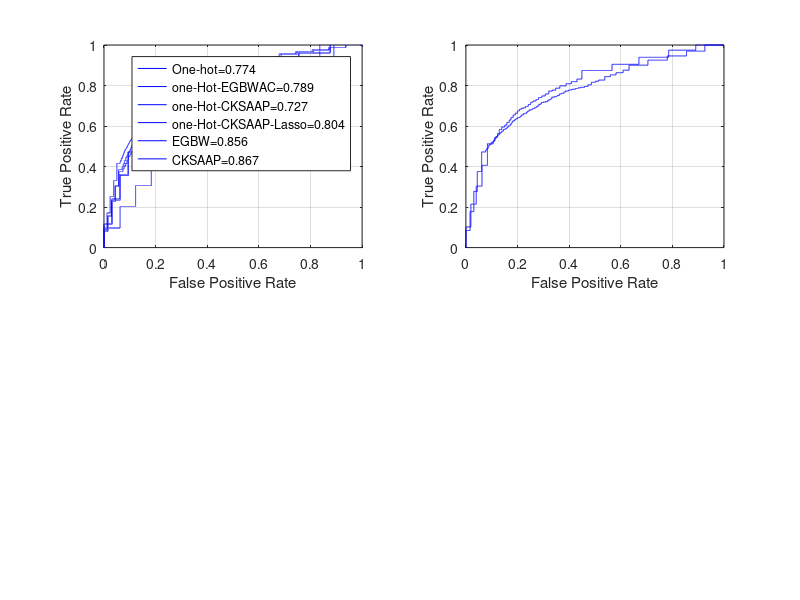

Write MATLAB code to recreate this figure. (Note: this script raises an error after producing the figure.)
clear all
clc
load One_Hot_Ser_sites_label_TEST_ELEM;
load One_Hot_Ser_site_Scores_ELEM;
% %%%%%%%%%%%%%%%%%%%%%%%%%;
%%%%%%%%%%%%%%%%%%%%%%%%%%%%%%%
% clearvars -except dec_values_PsePSSM dec_values_psmmacjackknife dec_values_nmbacjackknife dec_values_pssm_ac_psepsmm allfeature_dec_values dec_values 
label=One_Hot_Ser_sites_label_TEST_ELEM;
%%%%%%%%%%%%%%%%%%%%%%%%%%%%%%%%%%%%%%%%%%%%%%
label_y=label';
label_y(label_y~=1)=-1;          
[a,ind] = sort(One_Hot_Ser_site_Scores_ELEM,'descend');     
roc_y = label_y(ind)';
stack_x = cumsum(roc_y == -1)/sum(roc_y == -1);
stack_y = cumsum(roc_y == 1)/sum(roc_y == 1);
AUC_1 = sum((stack_x(2:length(roc_y),1)-stack_x(1:length(roc_y)-1,1)).*stack_y(2:length(roc_y),1));
subplot(2,2,1)
plot(stack_x,stack_y,' -b');
xlabel('False Positive Rate');
ylabel('True Positive Rate');
% title(['ROC curve of (AUC = ' num2str(AUC_1) ' )']);
grid on
hold on
% %%%%%%%%%%%%%%%%%%%%%%%%%%%%%%%%%%%
load one_hot_EBWG_Ser_sites_label_TEST_ELEM;
load one_hot_EBWG_Ser_site_Scores_ELEM;
% %%%%%%%%%%%%%%%%%%%%%%%%%;
label=one_hot_EBWG_Ser_sites_label_TEST_ELEM;
%%%%%%%%%%%%%%%%%%%%%%%%%%%%%%%%%%%%%%%%%%%%%%
label_y=label';
label_y(label_y~=1)=-1;          
[a,ind] = sort(one_hot_EBWG_Ser_site_Scores_ELEM,'descend');     
roc_y = label_y(ind)';
stack_x = cumsum(roc_y == -1)/sum(roc_y == -1);
stack_y = cumsum(roc_y == 1)/sum(roc_y == 1);
AUC_1 = sum((stack_x(2:length(roc_y),1)-stack_x(1:length(roc_y)-1,1)).*stack_y(2:length(roc_y),1));
subplot(2,2,1)
plot(stack_x,stack_y,' -b');
xlabel('False Positive Rate');
ylabel('True Positive Rate');
% title(['ROC curve of (AUC = ' num2str(AUC_1) ' )']);
grid on
hold on
% %%%%%%%%%%%%%%%%%%%%%%%%%%%%%%%%%%%%%
load one_hot_CKSAAP_Ser_sites_label_TEST_ELEM;
load one_hot_CKSAAP_Ser_site_Scores_ELEM;
% %%%%%%%%%%%%%%%%%%%%%%%%%;
label=one_hot_CKSAAP_Ser_sites_label_TEST_ELEM;
%%%%%%%%%%%%%%%%%%%%%%%%%%%%%%%%%%%%%%%%%%%%%%
label_y=label';
label_y(label_y~=1)=-1;          
[a,ind] = sort(one_hot_CKSAAP_Ser_site_Scores_ELEM,'descend');     
roc_y = label_y(ind)';
stack_x = cumsum(roc_y == -1)/sum(roc_y == -1);
stack_y = cumsum(roc_y == 1)/sum(roc_y == 1);
AUC_1 = sum((stack_x(2:length(roc_y),1)-stack_x(1:length(roc_y)-1,1)).*stack_y(2:length(roc_y),1));
subplot(2,2,1)
plot(stack_x,stack_y,' -b');
xlabel('False Positive Rate');
ylabel('True Positive Rate');
% title(['ROC curve of (AUC = ' num2str(AUC_1) ' )']);
grid on
hold on
% %%%%%%%%%%%%%%%%%%%%%%%%%%%%%%%%%%%%%%%%%
load one_hot_CKSAAP_lasso_Ser_sites_label_TEST_ELEM_2;
load one_hot_CKSAAP_lasso_Ser_site_Scores_ELEM_2;
% %%%%%%%%%%%%%%%%%%%%%%%%%;
label=one_hot_CKSAAP_lasso_Ser_sites_label_TEST_ELEM_2;
%%%%%%%%%%%%%%%%%%%%%%%%%%%%%%%%%%%%%%%%%%%%%%
label_y=label';
label_y(label_y~=1)=-1;          
[a,ind] = sort(one_hot_CKSAAP_lasso_Ser_site_Scores_ELEM_2,'descend');     
roc_y = label_y(ind)';
stack_x = cumsum(roc_y == -1)/sum(roc_y == -1);
stack_y = cumsum(roc_y == 1)/sum(roc_y == 1);
AUC_1 = sum((stack_x(2:length(roc_y),1)-stack_x(1:length(roc_y)-1,1)).*stack_y(2:length(roc_y),1));
subplot(2,2,1)
plot(stack_x,stack_y,' -b');
xlabel('False Positive Rate');
ylabel('True Positive Rate');
% title(['ROC curve of (AUC = ' num2str(AUC_1) ' )']);
grid on
% %%%%%%%%%%%%%%%%%%%%%%%%%%%%%%%%%%%%%%%%%
load EBWG_Ser_sites_label_TEST_ELEM;
load EBWG_Ser_site_Scores_ELEM;
% %%%%%%%%%%%%%%%%%%%%%%%%%;
label=EBWG_Ser_sites_label_TEST_ELEM;
%%%%%%%%%%%%%%%%%%%%%%%%%%%%%%%%%%%%%%%%%%%%%%
label_y=label';
label_y(label_y~=1)=-1;          
[a,ind] = sort(EBWG_Ser_site_Scores_ELEM,'descend');     
roc_y = label_y(ind)';
stack_x = cumsum(roc_y == -1)/sum(roc_y == -1);
stack_y = cumsum(roc_y == 1)/sum(roc_y == 1);
AUC_1 = sum((stack_x(2:length(roc_y),1)-stack_x(1:length(roc_y)-1,1)).*stack_y(2:length(roc_y),1));
subplot(2,2,1)
plot(stack_x,stack_y,' -b');
xlabel('False Positive Rate');
ylabel('True Positive Rate');
% title(['ROC curve of (AUC = ' num2str(AUC_1) ' )']);
grid on
% %%%%%%%%%%%%%%%%%%%%%%%%%%%%%%%%%%%%%%%%%
load CKSAAP_Ser_sites_label_TEST_ELEM;
load CKSAAP_Ser_site_Scores_ELEM;
% %%%%%%%%%%%%%%%%%%%%%%%%%;
label=CKSAAP_Ser_sites_label_TEST_ELEM;
%%%%%%%%%%%%%%%%%%%%%%%%%%%%%%%%%%%%%%%%%%%%%%
label_y=label';
label_y(label_y~=1)=-1;          
[a,ind] = sort(CKSAAP_Ser_site_Scores_ELEM,'descend');     
roc_y = label_y(ind)';
stack_x = cumsum(roc_y == -1)/sum(roc_y == -1);
stack_y = cumsum(roc_y == 1)/sum(roc_y == 1);
AUC_1 = sum((stack_x(2:length(roc_y),1)-stack_x(1:length(roc_y)-1,1)).*stack_y(2:length(roc_y),1));
subplot(2,2,1)
plot(stack_x,stack_y,' -b');
xlabel('False Positive Rate');
ylabel('True Positive Rate');
% title(['ROC curve of (AUC = ' num2str(AUC_1) ' )']);
grid on
% %%%%%%%%%%%%%%%%%%%%%%%%%%%%%%%%%%%%%%%%%
hold on
legend('One-hot=0.774','one-Hot-EGBWAC=0.789','one-Hot-CKSAAP=0.727','one-Hot-CKSAAP-Lasso=0.804','EGBW=0.856','CKSAAP=0.867');
%%%%%%%%%%%%%%%%%%%%%%%%%%%%%%%%%%%%%%%%%%%%%%%%%%%%%%%
clear all
clc
load One_hot_T_site_label_TEST_KELM_2;
load One_hot_T_site_Scores_KELM_2;
% %%%%%%%%%%%%%%%%%%%%%%%%%;
%%%%%%%%%%%%%%%%%%%%%%%%%%%%%%%
% clearvars -except dec_values_PsePSSM dec_values_psmmacjackknife dec_values_nmbacjackknife dec_values_pssm_ac_psepsmm allfeature_dec_values dec_values 
label=One_hot_T_site_label_TEST_KELM_2;
%%%%%%%%%%%%%%%%%%%%%%%%%%%%%%%%%%%%%%%%%%%%%%
label_y=label';
label_y(label_y~=1)=-1;          
[a,ind] = sort(One_hot_T_site_Scores_KELM_2,'descend');     
roc_y = label_y(ind)';
stack_x = cumsum(roc_y == -1)/sum(roc_y == -1);
stack_y = cumsum(roc_y == 1)/sum(roc_y == 1);
AUC_1 = sum((stack_x(2:length(roc_y),1)-stack_x(1:length(roc_y)-1,1)).*stack_y(2:length(roc_y),1));
subplot(2,2,2)
plot(stack_x,stack_y,' -b');
xlabel('False Positive Rate');
ylabel('True Positive Rate');
% title(['ROC curve of (AUC = ' num2str(AUC_1) ' )']);
grid on
hold on
% %%%%%%%%%%%%%%%%%%%%%%%%%%%%%%%%%%%
load CKSAAP_Thr_Y_site_label_TEST_KELM_2;
load CKSAAP_Thr_Y_site_Scores_KELEM_2;
% %%%%%%%%%%%%%%%%%%%%%%%%%;
label=CKSAAP_Thr_Y_site_label_TEST_KELM_2;
%%%%%%%%%%%%%%%%%%%%%%%%%%%%%%%%%%%%%%%%%%%%%%
label_y=label';
label_y(label_y~=1)=-1;          
[a,ind] = sort(CKSAAP_Thr_Y_site_Scores_KELEM_2,'descend');     
roc_y = label_y(ind)';
stack_x = cumsum(roc_y == -1)/sum(roc_y == -1);
stack_y = cumsum(roc_y == 1)/sum(roc_y == 1);
AUC_1 = sum((stack_x(2:length(roc_y),1)-stack_x(1:length(roc_y)-1,1)).*stack_y(2:length(roc_y),1));
subplot(2,2,2)
plot(stack_x,stack_y,' -b');
xlabel('False Positive Rate');
ylabel('True Positive Rate');
% title(['ROC curve of (AUC = ' num2str(AUC_1) ' )']);
grid on
hold on
% %%%%%%%%%%%%%%%%%%%%%%%%%%%%%%%%%%%%%
load EBGW_Thr_Y_site_label_TEST_KELM;
load EBGW_Thr_Score_ELEM;
% %%%%%%%%%%%%%%%%%%%%%%%%%;
label=EBGW_Thr_Y_site_label_TEST_KELM;
%%%%%%%%%%%%%%%%%%%%%%%%%%%%%%%%%%%%%%%%%%%%%%
label_y=label';
label_y(label_y~=1)=-1;          
[a,ind] = sort(EBGW_Thr_Score_ELEM,'descend');     
roc_y = label_y(ind)';
stack_x = cumsum(roc_y == -1)/sum(roc_y == -1);
stack_y = cumsum(roc_y == 1)/sum(roc_y == 1);
AUC_1 = sum((stack_x(2:length(roc_y),1)-stack_x(1:length(roc_y)-1,1)).*stack_y(2:length(roc_y),1));
subplot(2,2,2)
plot(stack_x,stack_y,' -b');
xlabel('False Positive Rate');
ylabel('True Positive Rate');
% title(['ROC curve of (AUC = ' num2str(AUC_1) ' )']);
grid on
hold on
% %%%%%%%%%%%%%%%%%%%%%%%%%%%%%%%%%%%%%%%%%
load One_hot_CKSAAP_Thr_Y_label_TEST_KELM_2;
load One_hot_CKSAAP_Thr_Y_site_Scores_KELEM_2;
% %%%%%%%%%%%%%%%%%%%%%%%%%;
label=One_hot_CKSAAP_Thr_Y_label_TEST_KELM_2;
%%%%%%%%%%%%%%%%%%%%%%%%%%%%%%%%%%%%%%%%%%%%%%
label_y=label';
label_y(label_y~=1)=-1;          
[a,ind] = sort(One_hot_CKSAAP_Thr_Y_site_Scores_KELEM_2,'descend');     
roc_y = label_y(ind)';
stack_x = cumsum(roc_y == -1)/sum(roc_y == -1);
stack_y = cumsum(roc_y == 1)/sum(roc_y == 1);
AUC_1 = sum((stack_x(2:length(roc_y),1)-stack_x(1:length(roc_y)-1,1)).*stack_y(2:length(roc_y),1));
subplot(2,2,2)
plot(stack_x,stack_y,' -b');
xlabel('False Positive Rate');
ylabel('True Positive Rate');
% title(['ROC curve of (AUC = ' num2str(AUC_1) ' )']);
grid on
% %%%%%%%%%%%%%%%%%%%%%%%%%%%%%%%%%%%%%%%%%
load One_hot_EBGW_Thr_Y_label_TEST_KELM_2;
load One_hot_EBGW_Thr_Y_site_Scores_KELEM_2;
% %%%%%%%%%%%%%%%%%%%%%%%%%;
label=One_hot_EBGW_Thr_Y_label_TEST_KELM_2;
%%%%%%%%%%%%%%%%%%%%%%%%%%%%%%%%%%%%%%%%%%%%%%
label_y=label';
label_y(label_y~=1)=-1;          
[a,ind] = sort(One_hot_EBGW_Thr_Y_site_Scores_KELEM_2,'descend');     
roc_y = label_y(ind)';
stack_x = cumsum(roc_y == -1)/sum(roc_y == -1);
stack_y = cumsum(roc_y == 1)/sum(roc_y == 1);
AUC_1 = sum((stack_x(2:length(roc_y),1)-stack_x(1:length(roc_y)-1,1)).*stack_y(2:length(roc_y),1));
subplot(2,2,2)
plot(stack_x,stack_y,' -b');
xlabel('False Positive Rate');
ylabel('True Positive Rate');
% title(['ROC curve of (AUC = ' num2str(AUC_1) ' )']);
grid on
% %%%%%%%%%%%%%%%%%%%%%%%%%%%%%%%%%%%%%%%%%
load One_hot_CKSAAP_lasso_Thr_Y_label_TEST_KELM_3;
load One_hot_CKSAAP_lasso_Thr_Y_site_Scores_KELEM_3;
% %%%%%%%%%%%%%%%%%%%%%%%%%;
label=One_hot_CKSAAP_lasso_Thr_Y_label_TEST_KELM_3;
%%%%%%%%%%%%%%%%%%%%%%%%%%%%%%%%%%%%%%%%%%%%%%
label_y=label';
label_y(label_y~=1)=-1;          
[a,ind] = sort(One_hot_CKSAAP_lasso_Thr_Y_site_Scores_KELEM_3,'descend');     
roc_y = label_y(ind)';
stack_x = cumsum(roc_y == -1)/sum(roc_y == -1);
stack_y = cumsum(roc_y == 1)/sum(roc_y == 1);
AUC_1 = sum((stack_x(2:length(roc_y),1)-stack_x(1:length(roc_y)-1,1)).*stack_y(2:length(roc_y),1));
subplot(2,2,2)
plot(stack_x,stack_y,' -b');
xlabel('False Positive Rate');
ylabel('True Positive Rate');
% title(['ROC curve of (AUC = ' num2str(AUC_1) ' )']);
grid on
% %%%%%%%%%%%%%%%%%%%%%%%%%%%%%%%%%%%%%%%%%
hold on
legend('One-hot=0.774','EGBWAC=0.789','CKSAAP=0.727','one-Hot-CKSAAP=0.804','one-Hot-EGBW=0.856','one-Hot-CKSAAP-Lasso=0.867');
clear all
clc
load One_hot_Y_site_label_TEST_KELM;
load One_hot_Y_site_Scores_KELM;
% %%%%%%%%%%%%%%%%%%%%%%%%%;
%%%%%%%%%%%%%%%%%%%%%%%%%%%%%%%
% clearvars -except dec_values_PsePSSM dec_values_psmmacjackknife dec_values_nmbacjackknife dec_values_pssm_ac_psepsmm allfeature_dec_values dec_values 
label=One_hot_Y_site_label_TEST_KELM;
%%%%%%%%%%%%%%%%%%%%%%%%%%%%%%%%%%%%%%%%%%%%%%
label_y=label';
label_y(label_y~=1)=-1;          
[a,ind] = sort(One_hot_Y_site_Scores_KELM,'descend');     
roc_y = label_y(ind)';
stack_x = cumsum(roc_y == -1)/sum(roc_y == -1);
stack_y = cumsum(roc_y == 1)/sum(roc_y == 1);
AUC_1 = sum((stack_x(2:length(roc_y),1)-stack_x(1:length(roc_y)-1,1)).*stack_y(2:length(roc_y),1));
subplot(2,2,3)
plot(stack_x,stack_y,' -b');
xlabel('False Positive Rate');
ylabel('True Positive Rate');
% title(['ROC curve of (AUC = ' num2str(AUC_1) ' )']);
grid on
hold on
% %%%%%%%%%%%%%%%%%%%%%%%%%%%%%%%%%%%
load CKSAAP_Y_site_label_TEST_KELM;
load CKSAAP_Y_site_Scores_KELM;
% %%%%%%%%%%%%%%%%%%%%%%%%%;
label=CKSAAP_Y_site_label_TEST_KELM;
%%%%%%%%%%%%%%%%%%%%%%%%%%%%%%%%%%%%%%%%%%%%%%
label_y=label';
label_y(label_y~=1)=-1;          
[a,ind] = sort(CKSAAP_Y_site_Scores_KELM,'descend');     
roc_y = label_y(ind)';
stack_x = cumsum(roc_y == -1)/sum(roc_y == -1);
stack_y = cumsum(roc_y == 1)/sum(roc_y == 1);
AUC_1 = sum((stack_x(2:length(roc_y),1)-stack_x(1:length(roc_y)-1,1)).*stack_y(2:length(roc_y),1));
subplot(2,2,3)
plot(stack_x,stack_y,' -b');
xlabel('False Positive Rate');
ylabel('True Positive Rate');
% title(['ROC curve of (AUC = ' num2str(AUC_1) ' )']);
grid on
hold on
% %%%%%%%%%%%%%%%%%%%%%%%%%%%%%%%%%%%%%
load EBGW_Y_site_label_TEST_KELM;
load EBGW_Y_site_Scores_KELM;
% %%%%%%%%%%%%%%%%%%%%%%%%%;
label=EBGW_Y_site_label_TEST_KELM;
%%%%%%%%%%%%%%%%%%%%%%%%%%%%%%%%%%%%%%%%%%%%%%
label_y=label';
label_y(label_y~=1)=-1;          
[a,ind] = sort(EBGW_Y_site_Scores_KELM,'descend');     
roc_y = label_y(ind)';
stack_x = cumsum(roc_y == -1)/sum(roc_y == -1);
stack_y = cumsum(roc_y == 1)/sum(roc_y == 1);
AUC_1 = sum((stack_x(2:length(roc_y),1)-stack_x(1:length(roc_y)-1,1)).*stack_y(2:length(roc_y),1));
subplot(2,2,3)
plot(stack_x,stack_y,' -b');
xlabel('False Positive Rate');
ylabel('True Positive Rate');
% title(['ROC curve of (AUC = ' num2str(AUC_1) ' )']);
grid on
hold on
% %%%%%%%%%%%%%%%%%%%%%%%%%%%%%%%%%%%%%%%%%
load one_hot_CKSAAP_Y_site_label_TEST_KELM;
load one_hot_CKSAAP_Y_site_Scores_KELM;
% %%%%%%%%%%%%%%%%%%%%%%%%%;
label=one_hot_CKSAAP_Y_site_label_TEST_KELM;
%%%%%%%%%%%%%%%%%%%%%%%%%%%%%%%%%%%%%%%%%%%%%%
label_y=label';
label_y(label_y~=1)=-1;          
[a,ind] = sort(one_hot_CKSAAP_Y_site_Scores_KELM,'descend');     
roc_y = label_y(ind)';
stack_x = cumsum(roc_y == -1)/sum(roc_y == -1);
stack_y = cumsum(roc_y == 1)/sum(roc_y == 1);
AUC_1 = sum((stack_x(2:length(roc_y),1)-stack_x(1:length(roc_y)-1,1)).*stack_y(2:length(roc_y),1));
subplot(2,2,3)
plot(stack_x,stack_y,' -b');
xlabel('False Positive Rate');
ylabel('True Positive Rate');
% title(['ROC curve of (AUC = ' num2str(AUC_1) ' )']);
grid on
% %%%%%%%%%%%%%%%%%%%%%%%%%%%%%%%%%%%%%%%%%
load one_hot_EGBW_Y_site_label_TEST_KELM;
load one_hot_EGBW_Y_site_Scores_KELM;
% %%%%%%%%%%%%%%%%%%%%%%%%%;
label=one_hot_EGBW_Y_site_label_TEST_KELM;
%%%%%%%%%%%%%%%%%%%%%%%%%%%%%%%%%%%%%%%%%%%%%%
label_y=label';
label_y(label_y~=1)=-1;          
[a,ind] = sort(one_hot_EGBW_Y_site_Scores_KELM,'descend');     
roc_y = label_y(ind)';
stack_x = cumsum(roc_y == -1)/sum(roc_y == -1);
stack_y = cumsum(roc_y == 1)/sum(roc_y == 1);
AUC_1 = sum((stack_x(2:length(roc_y),1)-stack_x(1:length(roc_y)-1,1)).*stack_y(2:length(roc_y),1));
subplot(2,2,3)
plot(stack_x,stack_y,' -b');
xlabel('False Positive Rate');
ylabel('True Positive Rate');
% title(['ROC curve of (AUC = ' num2str(AUC_1) ' )']);
grid on
% %%%%%%%%%%%%%%%%%%%%%%%%%%%%%%%%%%%%%%%%%
load one_hot_CKSAAP_lasso_Y_site_label_TEST_KELM;
load one_hot_CKSAAP_lasso_Y_site_Scores_KELM;
% %%%%%%%%%%%%%%%%%%%%%%%%%;
label=one_hot_CKSAAP_lasso_Y_site_label_TEST_KELM;
%%%%%%%%%%%%%%%%%%%%%%%%%%%%%%%%%%%%%%%%%%%%%%
label_y=label';
label_y(label_y~=1)=-1;          
[a,ind] = sort(one_hot_CKSAAP_lasso_Y_site_Scores_KELM,'descend');     
roc_y = label_y(ind)';
stack_x = cumsum(roc_y == -1)/sum(roc_y == -1);
stack_y = cumsum(roc_y == 1)/sum(roc_y == 1);
AUC_1 = sum((stack_x(2:length(roc_y),1)-stack_x(1:length(roc_y)-1,1)).*stack_y(2:length(roc_y),1));
subplot(2,2,3)
plot(stack_x,stack_y,' -b');
xlabel('False Positive Rate');
ylabel('True Positive Rate');
% title(['ROC curve of (AUC = ' num2str(AUC_1) ' )']);
grid on
% %%%%%%%%%%%%%%%%%%%%%%%%%%%%%%%%%%%%%%%%%
hold on
legend('One-hot=0.774','EGBWAC=0.789','CKSAAP=0.727','one-Hot-CKSAAP=0.804','one-Hot-EGBW=0.856','one-Hot-CKSAAP-Lasso=0.867');

